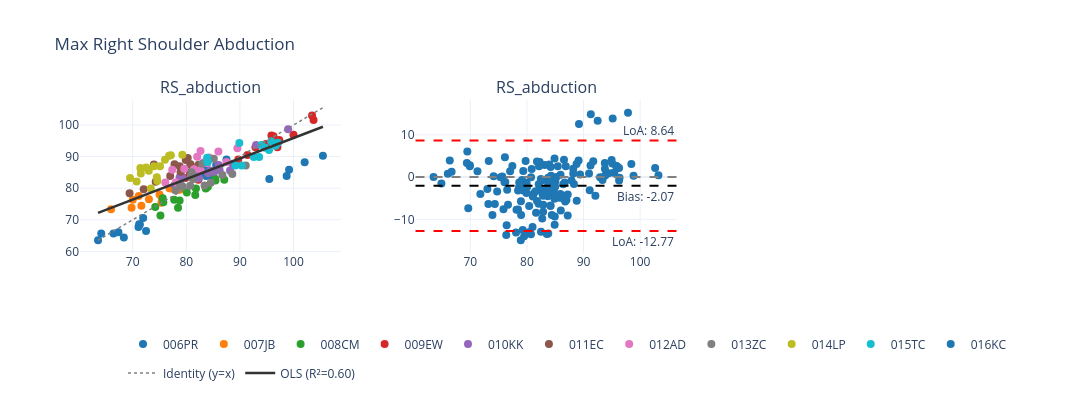

Notebook cell for this chart:
### Code cell
fig = (
    Ensembler(in_folder=fld, channels=channels, n_rows= rows, n_cols =cols, str_match=str_match, condition_spec=spec)
    .add_subplot(PlotSpec(channel='RS_abduction',
                          condition="areve", companions=["pig"],
                          row=1, col=1,
                          renderer=ScatterRenderer(regression_line= True, show_subjects = True), events=events))
    .add_subplot(PlotSpec(channel='RS_abduction',
                          condition="areve", companions=["pig"],
                          row=1, col=2, renderer=BlandAltmanRenderer(use_events= True, show_subjects=False), events=events))
    .build(title="Max Right Shoulder Abduction")
)

fig.show()
